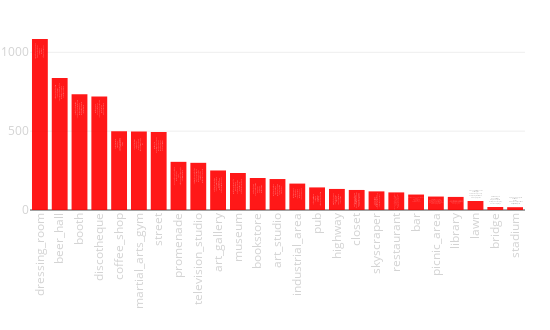

Here is the notebook cell this chart was saved with:
### Code cell
tags_rate([x[0].split("/")[0] for x in scenes_result][N_SKIP:],
                        [x[1] for x in scenes_result][N_SKIP:])

### Figure 1 — Plotly figure (JSON) as saved in the notebook; plotly's stock layout.template omitted (floating-point values rounded to 4 significant figures)
{"data": [{"hoverinfo": "y+text", "marker": {"color": "red"}, "opacity": 0.9, "text": ["Lenaslovelyvintage <br>TFM_Berlin <br>STUDIO67 <br>The_Heks_Laboratory <br>Zalando_Content_Creation", "Hofbr_uhaus_M_nchen <br>Hofbrauhaus_HB_Berlin <br>Augustiner_am_Gendarmenma... <br>ottorink_weinbar <br>Irish_Pub_Europacenter_Be...", "Messe_Berlin_Vital <br>Mercure_Hotel_MOA_Berlin <br>Angleterre_Hotel_Berlin <br>WECC_Westhafen_Event_Conv... <br>bcc_Berliner_Congress_Cen...", "Berlin_Salsa_Congress <br>Odyssee_Berlin <br>Green_Mango_Karaokebar <br>house_of_weekend <br>Hafenbar_Berlin", "wild_caff_ <br>Pure_Origins_Estate_Coffe... <br>Einstein_Kaffe_am_Alex <br>Cafe_Einstein <br>Westberlin_bar_shop", "Fitx <br>Spree_Crossfit_In_Squat_W... <br>John_Reed_Fitness <br>Spindler_Klatt <br>FitX_Berlin_S_dkreuz", "Schl_terstra_e_Ecke_Kurf... <br>Checkpoint_Charlie <br>Checkpoint_Charlie <br>Checkpoint_Charlie_Museum <br>MyFest_Berlin", "Berlin_Friedrichstra_e_An... <br>Spreeufer_Hauptbahnhof_Be... <br>Spree <br>Spree_River_Berlin <br>Unter_den_Linden_Brandenb...", "Madame_Tussauds_Berlin <br>Zig_Zag_Jazz_Club <br>n_tv_RTL_Studio_Berlin <br>Quatsch_Comedy_Club <br>Stage_Bluemax_Berlin_Blue...", "Salvador_Dali_Museum_Berl... <br>Blain_Southern_Berlin <br>Galerie_Judin <br>Dal_Die_Ausstellung_am_Po... <br>Old_National_Gallery_Berl...", "New_National_Gallery_Berl... <br>Neues_Museum <br>Old_National_Gallery_Berl... <br>Gem_ldegalerie <br>Egyptian_Museum_of_Berlin", "Ritter_Sport_Berlin <br>Space_Hall <br>TASCHEN <br>RitterSport_Schokowelt <br>Joseph_Roth_Diele", "Taiko_Gallery <br>Bl_ckfisk_Tattoo_Co_ <br>Blain_Southern_Berlin <br>East_Side_Gallery <br>East_Side_Gallery_Berlin", "panoramapunkt <br>Tv_Tower_Berlin <br>Kollhoff_Tower <br>TV_tower_Berlin <br>Fernsehturm_Berlin", "Irish_Pub_Europacenter_Be... <br>John_Muir <br>THE_MEAT <br>Hotel_Bar <br>Bellucci_Ristorante_Bar", "Victory_Tower <br>Berlin_Victory_Column <br>Siegess_ule <br>Stra_e_des_17_Juni <br>Columna_de_la_Victoria", "Lenaslovelyvintage <br>ANDREAS_MURKUDIS <br>LNFA_Conceptstore_Agency... <br>PREMIUM_Berlin <br>mientus_FLAGSHIP_Store", "Potsdamer_Platz_Berlin_Ge... <br>Bahnhof_Berlin_Potsdamer... <br>Potsdammer_Platz_Berlin <br>Potsdamer_Platz <br>Breitscheidplatz", "Restaurant_Entrecote <br>Ristorante_Sale_e_Tabacch... <br>Lucky_Leek <br>Ristorante_a_Mano <br>Lutter_Wegner_am_Gendarme...", "Berlin_European_Bartender... <br>ORA <br>BRYK_BAR <br>John_Muir <br>Absinthdepot", "Prinzessinneng_rten <br>Biergarten_in_Tiergarten <br>Volkspark_Friedrichshain <br>James_Simon_Park_Kleiner... <br>Kleiner_Tiergarten", "Staatsbibliothek_zu_Berli... <br>Jacob_und_Wilhelm_Grimm_Z... <br>Staatsbibliothek_zu_Berli... <br>B_se_Buben_Bar <br>Fine_Bagels", "Pfaueninsel_Im_Wannsee <br>Cecilieng_rten <br>Sommerbad_Neuk_lln <br>Volkspark_Friedrichshain <br>Kleiner_Tiergarten", "Gleisdreieckpark <br>Jannowitzbr_cke <br>Riogrande_Berlin <br>Berlin_Bornholmer_Stra_e... <br>Oberbaum_Bridge", "Olympia_Stadion_Berlin <br>Poststadion <br>Berlino <br>Internationales_Deutsches... <br>Brasil_Brasileiro_Berlin"], "type": "bar", "uid": "b64efc8a-2720-11e9-bb66-3c15c2cf2370", "x": ["dressing_room", "beer_hall", "booth", "discotheque", "coffee_shop", "martial_arts_gym", "street", "promenade", "television_studio", "art_gallery", "museum", "bookstore", "art_studio", "industrial_area", "pub", "highway", "closet", "skyscraper", "restaurant", "bar", "picnic_area", "library", "lawn", "bridge", "stadium"], "xaxis": "x", "y": [1085.0, 837.9, 733.4, 720.5, 499.4, 497.8, 494.5, 305.5, 299.3, 250.7, 234.8, 203.1, 196.5, 167.5, 143.3, 133.6, 127.1, 118.1, 111.6, 98.05, 85.3, 83.0, 57.22, 19.19, 17.91], "yaxis": "y"}], "layout": {"height": 330, "margin": {"b": 120, "l": 30, "r": 25, "t": 30}, "showlegend": false, "width": 550, "xaxis": {"anchor": "y", "domain": [0, 1], "tickangle": -90, "tickfont": {"color": "lightgrey", "size": 11.5}}, "xaxis2": {"tickangle": -90, "tickfont": {"color": "lightgrey", "size": 11.5}}, "yaxis": {"anchor": "x", "domain": [0, 1], "tickfont": {"color": "lightgrey", "size": 11.5}}, "yaxis2": {"tickfont": {"color": "lightgrey", "size": 11.5}}}}
